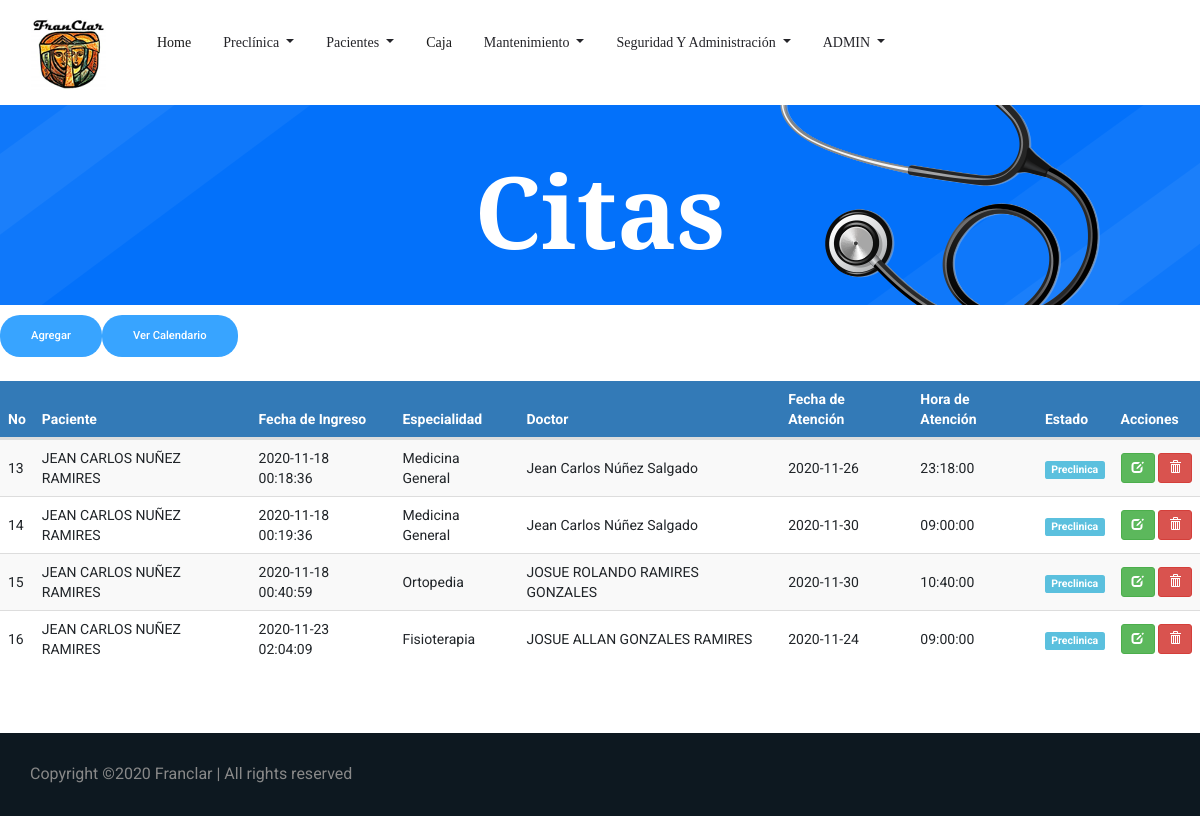
The page /Cita.php (signed in) on the database as committed earlier.
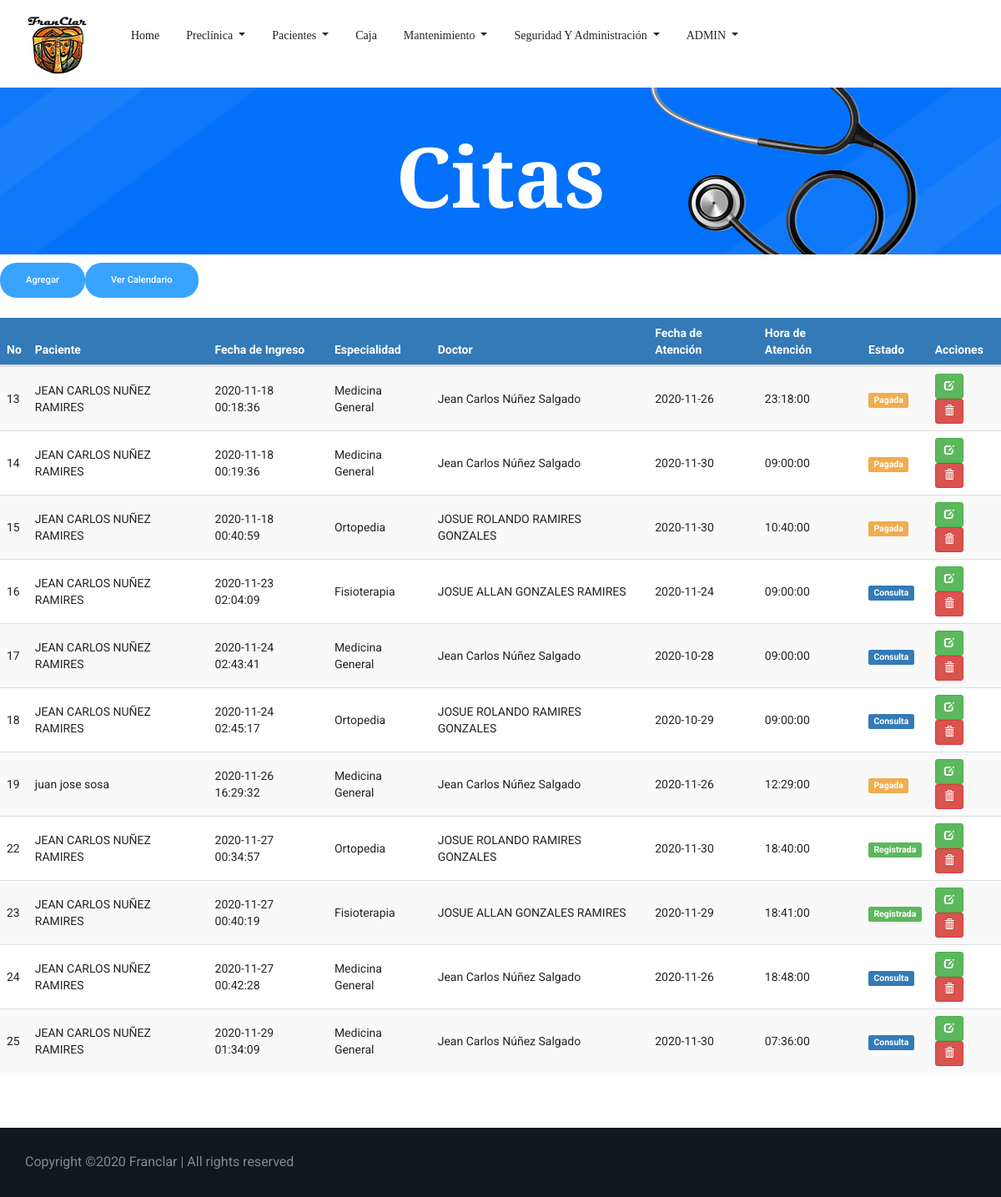
The same page on the database as committed later.
### tables this page shows
CREATE TABLE `tbl_citas` (
  `ID_Cita` bigint(3) NOT NULL,
  `ID_Paciente` int(3) NOT NULL,
  `ID_Usuario` bigint(3) NOT NULL,
  `ID_Empleado` int(3) NOT NULL,
  `ID_Especialidad` int(3) NOT NULL,
  `ID_Estado` int(3) NOT NULL,
  `Fec_Creacion` timestamp NOT NULL DEFAULT current_timestamp(),
  `Fec_Atencion` date NOT NULL,
  `Hora_Atencion` time NOT NULL,
  `Precio` int(5) NOT NULL,
  `Usuario_crea` bigint(3) DEFAULT NULL,
  `Fec_crea` date DEFAULT NULL,
  `Usuario_modif` bigint(3) DEFAULT NULL,
  `Fec_modif` date DEFAULT NULL
);

CREATE TABLE `tbl_pacientes` (
  `ID_Paciente` int(3) NOT NULL,
  `cedula` varchar(13) NOT NULL,
  `ID_Sexo` int(1) NOT NULL,
  `ID_Est_Civil` int(3) NOT NULL,
  `ID_Tipo_Sangre` int(3) NOT NULL,
  `ID_Religion` int(3) NOT NULL,
  `ID_TipoPaciente` int(3) NOT NULL,
  `Nom_Paciente` varchar(255) NOT NULL,
  `Fec_Nacimiento` date NOT NULL,
  `Edad` int(3) NOT NULL,
  `Dir_Paciente` varchar(255) NOT NULL,
  `Tel_Paciente` int(8) NOT NULL,
  `Cel_Paciente` int(8) NOT NULL,
  `Email` varchar(50) NOT NULL,
  `Contacto_Emergencia` varchar(40) NOT NULL,
  `ID_Parentesco` int(3) NOT NULL,
  `Tel_Emergencia` int(8) NOT NULL,
  `Cel_Emergencia` int(8) NOT NULL,
  `Antecedentes_Personales` varchar(500) DEFAULT NULL,
  `Antecedentes_Hospitalarios` varchar(500) DEFAULT NULL,
  `Antecedentes_Alergicos` varchar(500) DEFAULT NULL,
  `Antecedentes_Familiares` varchar(500) DEFAULT NULL,
  `Habitos` varchar(500) DEFAULT NULL,
  `Usuario_crea` bigint(3) DEFAULT NULL,
  `Fec_crea` date DEFAULT NULL,
  `Usuario_modif` bigint(3) DEFAULT NULL,
  `Fec_modif` date DEFAULT NULL
);

CREATE TABLE `tbl_especialidad` (
  `ID_especialidad` int(3) NOT NULL,
  `Descripcion_espec` varchar(30) NOT NULL,
  `Precio` int(5) NOT NULL
);

CREATE TABLE `tbl_empleado` (
  `ID_Empleado` int(3) NOT NULL,
  `Nom_Empleado` varchar(50) NOT NULL,
  `ID_Sexo` int(1) NOT NULL,
  `ID_Est_Civil` int(3) NOT NULL,
  `ID_Cargo` int(3) NOT NULL,
  `ID_Especialidad` int(3) NOT NULL,
  `Cedula` varchar(13) NOT NULL,
  `Fec_Nacimiento` date NOT NULL,
  `Dir_Empleado` varchar(255) NOT NULL,
  `Tel_Empleado` int(8) NOT NULL,
  `Cel_Empleado` int(8) NOT NULL,
  `Salario` int(6) NOT NULL,
  `Usuario_crea` bigint(3) DEFAULT NULL,
  `Fec_crea` date DEFAULT NULL,
  `Usuario_modif` bigint(3) DEFAULT NULL,
  `Fec_modif` date DEFAULT NULL
);

CREATE TABLE `tbl_estado_cita` (
  `ID_Estado` int(3) NOT NULL,
  `Descripcion_est_cita` varchar(10) NOT NULL
);

### Cita.php (the view, shortened to what this page needs)
<!doctype html>
<html lang="es">
<?php
include 'head.php'
?>
<body>
    <?php
    include 'header.php';
    ?>
    <section class="breadcrumb_part breadcrumb_bg">
        <div class="container">
            <div class="row">
                <div class="col-lg-12">
                    <div class="breadcrumb_iner">
                        <div class="breadcrumb_iner_item">
                            <h2>Citas</h2>
                        </div>
                    </div>
                </div>
            </div>
        </div>
    </section>
    <form class="form-inline my-2 my-lg-0 float-left">
        <a href="agregarcita.php" class="genric-btn info circle">Agregar</a>
    </form>
    <form class="form-inline my-2 my-lg-0 float-left">
        <a href="calendario_prueba.php" class="genric-btn info circle">Ver Calendario</a>
	</form>
	<br>
	<br>
	<br>
   <div class="table-responsive">
			<table id="datatableUsuarios" class="table table-striped table-hover" cellspacing="0" width="100%">
            	<thead>
				<tr>
					<th>No</th>
					<th>Paciente</th>
					<th>Fecha de Ingreso</th>
					<th>Especialidad</th>
                    <th>Doctor</th>
                    <th>Fecha de Atención</th>
                    <th>Hora de Atención</th>
                    <th>Estado</th>
				    <th>Acciones</th>
				</tr>
				</thead>
				<tbody>
					<?php
						$sql = mysqli_query($con, "SELECT tbl_citas.ID_Cita,
						tbl_pacientes.Nom_Paciente,
						tbl_citas.Fec_Creacion,
						tbl_especialidad.Descripcion_espec,
						tbl_empleado.Nom_Empleado,
						tbl_citas.Fec_Atencion,
						tbl_citas.Hora_Atencion,
						tbl_estado_cita.Descripcion_est_cita,
						tbl_estado_cita.ID_Estado FROM tbl_citas
						INNER JOIN tbl_pacientes on tbl_citas.ID_Paciente = tbl_pacientes.ID_Paciente
						INNER JOIN tbl_especialidad on tbl_citas.ID_Especialidad = tbl_especialidad.ID_Especialidad
						INNER JOIN tbl_empleado on tbl_citas.ID_Empleado = tbl_empleado.ID_Empleado
						INNER JOIN tbl_estado_cita on tbl_citas.ID_Estado = tbl_estado_cita.ID_Estado");
						if(mysqli_num_rows($sql) == 0){
							echo '<tr><td colspan="8">No hay datos.</td></tr>';
						}else{
							while($row = mysqli_fetch_assoc($sql)){
								if($row['ID_Estado'] == 1){
									echo '
									<tr>
									<td>'.$row['ID_Cita'].'</td>
									<td>'.$row['Nom_Paciente'].'</td>
									<td>'.$row['Fec_Creacion'].'</td>
									<td>'.$row['Descripcion_espec'].'</td>
									<td>'.$row['Nom_Empleado'].'</td>
									<td>'.$row['Fec_Atencion'].'</td>
									<td>'.$row['Hora_Atencion'].'</td>
									<td><span class="label label-success">'.$row['Descripcion_est_cita'].'</span></td>
									<td>
										<a href="EditarCita.php?nik='.$row['ID_Cita'].'" title="Editar datos" class="btn btn-success btn-sm"><span class="glyphicon glyphicon-edit" aria-hidden="true"></span></a>
										<a href="Cita.php?aksi=delete&nik='.$row['ID_Cita'].'" title="Eliminar" onclick="return confirm(\'¿Está seguro de borrar los datos de la cita\')" class="btn btn-danger btn-sm"><span class="glyphicon glyphicon-trash" aria-hidden="true"></span></a>
									</td>
									</tr>
									';
								}elseif($row['ID_Estado'] == 2){
									echo '
									<tr>
									<td>'.$row['ID_Cita'].'</td>
									<td>'.$row['Nom_Paciente'].'</td>
									<td>'.$row['Fec_Creacion'].'</td>
									<td>'.$row['Descripcion_espec'].'</td>
									<td>'.$row['Nom_Empleado'].'</td>
									<td>'.$row['Fec_Atencion'].'</td>
									<td>'.$row['Hora_Atencion'].'</td>
									<td><span class="label label-info">'.$row['Descripcion_est_cita'].'</span></td>
									<td>
									<a href="EditarCita.php?nik='.$row['ID_Cita'].'" title="Editar datos" class="btn btn-success btn-sm"><span class="glyphicon glyphicon-edit" aria-hidden="true"></span></a>
									<a href="Cita.php?aksi=delete&nik='.$row['ID_Cita'].'" title="Eliminar" onclick="return confirm(\'¿Está seguro de borrar los datos de la cita\')" class="btn btn-danger btn-sm"><span class="glyphicon glyphicon-trash" aria-hidden="true"></span></a>
								    </td>
									</tr>
									';
								}elseif($row['ID_Estado'] == 3){
									echo '
									<tr>
									<td>'.$row['ID_Cita'].'</td>
									<td>'.$row['Nom_Paciente'].'</td>
									<td>'.$row['Fec_Creacion'].'</td>
									<td>'.$row['Descripcion_espec'].'</td>
									<td>'.$row['Nom_Empleado'].'</td>
									<td>'.$row['Fec_Atencion'].'</td>
									<td>'.$row['Hora_Atencion'].'</td>
									<td><span class="label label-primary">'.$row['Descripcion_est_cita'].'</span></td>
									<td>
									<a href="EditarCita.php?nik='.$row['ID_Cita'].'" title="Editar datos" class="btn btn-success btn-sm"><span class="glyphicon glyphicon-edit" aria-hidden="true"></span></a>
									<a href="Cita.php?aksi=delete&nik='.$row['ID_Cita'].'" title="Eliminar" onclick="return confirm(\'¿Está seguro de borrar los datos de la cita\')" class="btn btn-danger btn-sm"><span class="glyphicon glyphicon-trash" aria-hidden="true"></span></a>
								    </td>
									</tr>
									';
								}elseif($row['ID_Estado'] == 4){
									echo '
									<tr>
									<td>'.$row['ID_Cita'].'</td>
									<td>'.$row['Nom_Paciente'].'</td>
									<td>'.$row['Fec_Creacion'].'</td>
									<td>'.$row['Descripcion_espec'].'</td>
									<td>'.$row['Nom_Empleado'].'</td>
									<td>'.$row['Fec_Atencion'].'</td>
									<td>'.$row['Hora_Atencion'].'</td>
									<td><span class="label label-warning">'.$row['Descripcion_est_cita'].'</span></td>
									<td>
									<a href="EditarCita.php?nik='.$row['ID_Cita'].'" title="Editar datos" class="btn btn-success btn-sm"><span class="glyphicon glyphicon-edit" aria-hidden="true"></span></a>
									<a href="Cita.php?aksi=delete&nik='.$row['ID_Cita'].'" title="Eliminar" onclick="return confirm(\'¿Está seguro de borrar los datos de la cita\')" class="btn btn-danger btn-sm"><span class="glyphicon glyphicon-trash" aria-hidden="true"></span></a>
								    </td>
									</tr>
									';
								}
							}
						}
					?>
				</tbody>
			</table>
		 </div>
		 	<br>
            <br>
            <br>
    <?php
        include 'Copyright.php'
    ?>
</body>
</html>

### head.php (shortened to what this page needs)
<head>
  <link href="css/style_nav.css" rel="stylesheet">
  <link rel="stylesheet" href="css/bootstrap.min.css">
  <link href="font-awesome/css/font-awesome.min.css" rel="stylesheet">
  <link rel="stylesheet" href="https://use.fontawesome.com/releases/v5.8.2/css/all.css">
  <link rel="stylesheet" href="css/animate.css">
  <link rel="stylesheet" href="css/owl.carousel.min.css">
  <link rel="stylesheet" href="css/themify-icons.css">
  <link rel="stylesheet" href="css/flaticon.css">
  <link rel="stylesheet" href="css/magnific-popup.css">
  <link rel="stylesheet" href="css/nice-select.css">
  <link rel="stylesheet" href="css/slick.css">
  <link rel="stylesheet" href="https://maxcdn.bootstrapcdn.com/bootstrap/3.4.0/css/bootstrap.min.css">
  <link rel="stylesheet" href="css/style.css">
  <link rel="stylesheet" href="https://cdnjs.cloudflare.com/ajax/libs/font-awesome/4.7.0/css/font-awesome.min.css">
  <link href="css/bootstrap-datepicker.css" rel="stylesheet">
    <link href='lib/main.css' rel='stylesheet' />
    <link rel="stylesheet" href="css/main.css">
    <link rel="stylesheet" type="text/css" href="datatables/datatables.min.css"/>
    <link rel="stylesheet"  type="text/css" href="datatables/DataTables-1.10.18/css/dataTables.bootstrap4.min.css">
  <link href="https://cdn.jsdelivr.net/npm/select2@4.1.0-beta.1/dist/css/select2.min.css" rel="stylesheet" />
</head>

### header.php (shortened to what this page needs)
<?php
$usuario=$_SESSION['Nom_Usuario'];
$rolUsuario=$_SESSION['ID_Rol'];
?>
<?php
switch ($rolUsuario) {
    case '1':?>
       <header class="main_menu">
        <div class="container">
            <div class="row align-items-center">
                <div class="col-lg-12">
                    <nav class="navbar navbar-expand-lg navbar-light">
                        <a class="navbar-brand" href="index.php"> <img src="img/franclar_logo.png" srcset="img/franclar_logo.png 800w" sizes= "(min-width: 1000px) 50vw, (min-width: 800px) 80vw, (min-width: 600px) 100vw, (min-width: 300px) 145vw, , (min-width: 250px) 100vw, (min-width: 100px) 100vw" alt="logo"> </a>
                        <div class="collapse navbar-collapse main-menu-item justify-content-center"
                            id="navbarSupportedContent">
                            <ul class="navbar-nav align-items-center">
                                <li class="nav-item active">
                                    <a class="nav-link" href="Index.php">Home</a>
                                </li>
                                <li class="nav-item dropdown">
                                    <a class="nav-link dropdown-toggle" href="#" id="navbarDropdown"
                                    role="button" data-toggle="dropdown" aria-haspopup="true" aria-expanded="false">
                                    Preclínica
                                </a>
                                </li>
                                <li class="nav-item dropdown">
                                    <a class="nav-link dropdown-toggle" href="#" id="navbarDropdown"
                                        role="button" data-toggle="dropdown" aria-haspopup="true" aria-expanded="false">
                                        Pacientes
                                    </a>
                                </li>
                                <li class="nav-item active">
                                    <a class="nav-link" href="Caja.php">Caja</a>
                                </li>
                            <li class="nav-item dropdown">
                                <a class="nav-link dropdown-toggle" href="#" id="navbarDropdown"
                                role="button" data-toggle="dropdown" aria-haspopup="true" aria-expanded="false">
                                Mantenimiento
                            </a>
                                </li>
                                <li class="nav-item dropdown">
                                    <a class="nav-link dropdown-toggle" href="#" id="navbarDropdown"
                                    role="button" data-toggle="dropdown" aria-haspopup="true" aria-expanded="false">
                                        Seguridad y Administración
                                    </a>
                                </li>
                                <li class="nav-item dropdown ">
                                    <a class="nav-link dropdown-toggle" href="#" id="navbarDropdown"
                                    role="button" data-toggle="dropdown" aria-haspopup="true" aria-expanded="false">
                                    <?php echo $usuario?>
                                    </a>
                                </li>
                            </ul>
                        </div>
                    </nav>
                </div>
            </div>
        </div>
    </header>
<?php
        break;
        ?>
<?php
}
?>

### Copyright.php
<footer class="footer-area">
    <div class="copyright_part">
                <div class="container">
                    <div class="row align-items-center">
                        <p class="footer-text m-0 col-lg-8 col-md-12">
    Copyright &copy;<script>document.write(new Date().getFullYear());</script> Franclar | All rights reserved
    </p>
                    </div>
                </div>
            </div>
</footer>

### css/main.css (style rules this page uses)
table th { background-color: #337ab7 !important; color: white; }
table>tbody>tr>td { vertical-align: middle !important; }

Rows that differ between the two databases and show on the page:
changed tbl_citas id 13: ID_Estado.Descripcion_est_cita "Preclinica" → "Pagada"
changed tbl_citas id 14: ID_Estado.Descripcion_est_cita "Preclinica" → "Pagada"
changed tbl_citas id 15: ID_Estado.Descripcion_est_cita "Preclinica" → "Pagada"
changed tbl_citas id 16: ID_Estado.Descripcion_est_cita "Preclinica" → "Consulta"
added tbl_citas: ID_Cita "17", ID_Paciente.Nom_Paciente "JEAN CARLOS NUÑEZ RAMIRES", Fec_Creacion "2020-11-24 02:43:41", ID_Especialidad.Descripcion_espec "Medicina General", ID_Empleado.Nom_Empleado "Jean Carlos Núñez Salgado", Fec_Atencion "2020-10-28", Hora_Atencion "09:00:00", ID_Estado.Descripcion_est_cita "Consulta"
added tbl_citas: ID_Cita "18", ID_Paciente.Nom_Paciente "JEAN CARLOS NUÑEZ RAMIRES", Fec_Creacion "2020-11-24 02:45:17", ID_Especialidad.Descripcion_espec "Ortopedia", ID_Empleado.Nom_Empleado "JOSUE ROLANDO RAMIRES GONZALES", Fec_Atencion "2020-10-29", Hora_Atencion "09:00:00", ID_Estado.Descripcion_est_cita "Consulta"
added tbl_citas: ID_Cita "19", ID_Paciente.Nom_Paciente "juan jose sosa", Fec_Creacion "2020-11-26 16:29:32", ID_Especialidad.Descripcion_espec "Medicina General", ID_Empleado.Nom_Empleado "Jean Carlos Núñez Salgado", Fec_Atencion "2020-11-26", Hora_Atencion "12:29:00", ID_Estado.Descripcion_est_cita "Pagada"
added tbl_citas: ID_Cita "22", ID_Paciente.Nom_Paciente "JEAN CARLOS NUÑEZ RAMIRES", Fec_Creacion "2020-11-27 00:34:57", ID_Especialidad.Descripcion_espec "Ortopedia", ID_Empleado.Nom_Empleado "JOSUE ROLANDO RAMIRES GONZALES", Fec_Atencion "2020-11-30", Hora_Atencion "18:40:00", ID_Estado.Descripcion_est_cita "Registrada"
added tbl_citas: ID_Cita "23", ID_Paciente.Nom_Paciente "JEAN CARLOS NUÑEZ RAMIRES", Fec_Creacion "2020-11-27 00:40:19", ID_Especialidad.Descripcion_espec "Fisioterapia", ID_Empleado.Nom_Empleado "JOSUE ALLAN GONZALES RAMIRES", Fec_Atencion "2020-11-29", Hora_Atencion "18:41:00", ID_Estado.Descripcion_est_cita "Registrada"
added tbl_citas: ID_Cita "24", ID_Paciente.Nom_Paciente "JEAN CARLOS NUÑEZ RAMIRES", Fec_Creacion "2020-11-27 00:42:28", ID_Especialidad.Descripcion_espec "Medicina General", ID_Empleado.Nom_Empleado "Jean Carlos Núñez Salgado", Fec_Atencion "2020-11-26", Hora_Atencion "18:48:00", ID_Estado.Descripcion_est_cita "Consulta"
added tbl_citas: ID_Cita "25", ID_Paciente.Nom_Paciente "JEAN CARLOS NUÑEZ RAMIRES", Fec_Creacion "2020-11-29 01:34:09", ID_Especialidad.Descripcion_espec "Medicina General", ID_Empleado.Nom_Empleado "Jean Carlos Núñez Salgado", Fec_Atencion "2020-11-30", Hora_Atencion "07:36:00", ID_Estado.Descripcion_est_cita "Consulta"
